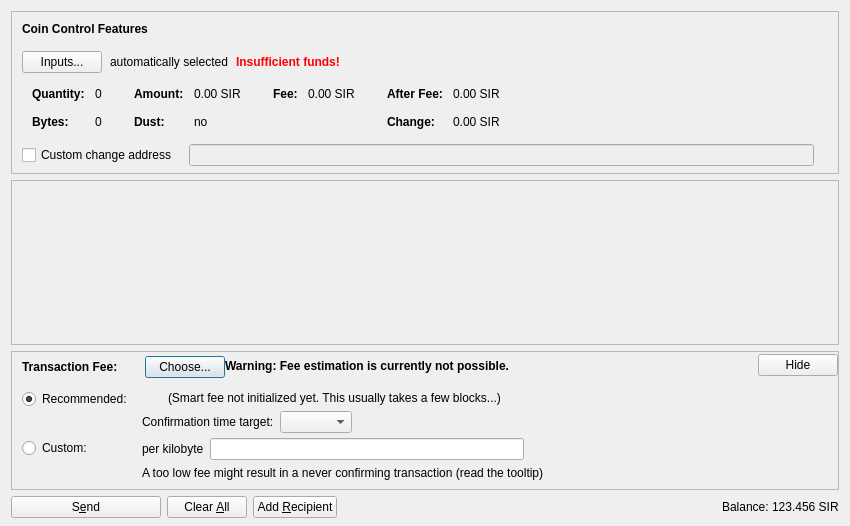
<?xml version="1.0" encoding="UTF-8"?>
<ui version="4.0">
 <class>SendCoinsDialog</class>
 <widget class="QDialog" name="SendCoinsDialog">
  <property name="geometry">
   <rect>
    <x>0</x>
    <y>0</y>
    <width>850</width>
    <height>526</height>
   </rect>
  </property>
  <property name="windowTitle">
   <string>Send Coins</string>
  </property>
  <layout class="QVBoxLayout" name="verticalLayout" stretch="0,1,0,0">
   <property name="bottomMargin">
    <number>8</number>
   </property>
   <item>
    <widget class="QFrame" name="frameCoinControl">
     <property name="sizePolicy">
      <sizepolicy hsizetype="Expanding" vsizetype="Expanding">
       <horstretch>0</horstretch>
       <verstretch>0</verstretch>
      </sizepolicy>
     </property>
     <property name="maximumSize">
      <size>
       <width>16777215</width>
       <height>16777215</height>
      </size>
     </property>
     <property name="frameShape">
      <enum>QFrame::StyledPanel</enum>
     </property>
     <property name="frameShadow">
      <enum>QFrame::Sunken</enum>
     </property>
     <layout class="QVBoxLayout" name="verticalLayoutCoinControl2">
      <property name="spacing">
       <number>0</number>
      </property>
      <property name="leftMargin">
       <number>0</number>
      </property>
      <property name="topMargin">
       <number>0</number>
      </property>
      <property name="rightMargin">
       <number>0</number>
      </property>
      <property name="bottomMargin">
       <number>6</number>
      </property>
      <item>
       <layout class="QVBoxLayout" name="verticalLayoutCoinControl" stretch="0,0,0,0,1">
        <property name="spacing">
         <number>0</number>
        </property>
        <property name="leftMargin">
         <number>10</number>
        </property>
        <property name="topMargin">
         <number>10</number>
        </property>
        <item>
         <layout class="QHBoxLayout" name="horizontalLayoutCoinControl1">
          <property name="bottomMargin">
           <number>15</number>
          </property>
          <item>
           <widget class="QLabel" name="labelCoinControlFeatures">
            <property name="sizePolicy">
             <sizepolicy hsizetype="Preferred" vsizetype="Maximum">
              <horstretch>0</horstretch>
              <verstretch>0</verstretch>
             </sizepolicy>
            </property>
            <property name="font">
             <font>
              <weight>75</weight>
              <bold>true</bold>
             </font>
            </property>
            <property name="styleSheet">
             <string notr="true">font-weight:bold;</string>
            </property>
            <property name="text">
             <string>Coin Control Features</string>
            </property>
           </widget>
          </item>
         </layout>
        </item>
        <item>
         <layout class="QHBoxLayout" name="horizontalLayoutCoinControl2" stretch="0,0,0,0">
          <property name="spacing">
           <number>8</number>
          </property>
          <property name="bottomMargin">
           <number>10</number>
          </property>
          <item>
           <widget class="QPushButton" name="pushButtonCoinControl">
            <property name="styleSheet">
             <string notr="true"/>
            </property>
            <property name="text">
             <string>Inputs...</string>
            </property>
            <property name="autoDefault">
             <bool>false</bool>
            </property>
           </widget>
          </item>
          <item>
           <widget class="QLabel" name="labelCoinControlAutomaticallySelected">
            <property name="text">
             <string>automatically selected</string>
            </property>
            <property name="margin">
             <number>5</number>
            </property>
           </widget>
          </item>
          <item>
           <widget class="QLabel" name="labelCoinControlInsuffFunds">
            <property name="font">
             <font>
              <weight>75</weight>
              <bold>true</bold>
             </font>
            </property>
            <property name="styleSheet">
             <string notr="true">color:red;font-weight:bold;</string>
            </property>
            <property name="text">
             <string>Insufficient funds!</string>
            </property>
            <property name="margin">
             <number>5</number>
            </property>
           </widget>
          </item>
          <item>
           <spacer name="horizontalSpacerCoinControl">
            <property name="orientation">
             <enum>Qt::Horizontal</enum>
            </property>
            <property name="sizeHint" stdset="0">
             <size>
              <width>40</width>
              <height>1</height>
             </size>
            </property>
           </spacer>
          </item>
         </layout>
        </item>
        <item>
         <widget class="QWidget" name="widgetCoinControl" native="true">
          <property name="sizePolicy">
           <sizepolicy hsizetype="Preferred" vsizetype="Preferred">
            <horstretch>0</horstretch>
            <verstretch>0</verstretch>
           </sizepolicy>
          </property>
          <property name="minimumSize">
           <size>
            <width>0</width>
            <height>0</height>
           </size>
          </property>
          <property name="styleSheet">
           <string notr="true"/>
          </property>
          <layout class="QHBoxLayout" name="horizontalLayoutCoinControl5">
           <property name="leftMargin">
            <number>0</number>
           </property>
           <property name="topMargin">
            <number>0</number>
           </property>
           <property name="rightMargin">
            <number>0</number>
           </property>
           <property name="bottomMargin">
            <number>0</number>
           </property>
           <item>
            <layout class="QHBoxLayout" name="horizontalLayoutCoinControl3" stretch="0,0,0,1">
             <property name="spacing">
              <number>20</number>
             </property>
             <property name="topMargin">
              <number>0</number>
             </property>
             <property name="bottomMargin">
              <number>10</number>
             </property>
             <item>
              <layout class="QFormLayout" name="formLayoutCoinControl1">
               <property name="horizontalSpacing">
                <number>10</number>
               </property>
               <property name="verticalSpacing">
                <number>14</number>
               </property>
               <property name="leftMargin">
                <number>10</number>
               </property>
               <property name="topMargin">
                <number>4</number>
               </property>
               <property name="rightMargin">
                <number>6</number>
               </property>
               <item row="0" column="0">
                <widget class="QLabel" name="labelCoinControlQuantityText">
                 <property name="font">
                  <font>
                   <weight>75</weight>
                   <bold>true</bold>
                  </font>
                 </property>
                 <property name="text">
                  <string>Quantity:</string>
                 </property>
                 <property name="margin">
                  <number>0</number>
                 </property>
                </widget>
               </item>
               <item row="0" column="1">
                <widget class="QLabel" name="labelCoinControlQuantity">
                 <property name="cursor">
                  <cursorShape>IBeamCursor</cursorShape>
                 </property>
                 <property name="contextMenuPolicy">
                  <enum>Qt::ActionsContextMenu</enum>
                 </property>
                 <property name="text">
                  <string notr="true">0</string>
                 </property>
                 <property name="margin">
                  <number>0</number>
                 </property>
                 <property name="textInteractionFlags">
                  <set>Qt::LinksAccessibleByMouse|Qt::TextSelectableByKeyboard|Qt::TextSelectableByMouse</set>
                 </property>
                </widget>
               </item>
               <item row="1" column="0">
                <widget class="QLabel" name="labelCoinControlBytesText">
                 <property name="font">
                  <font>
                   <weight>75</weight>
                   <bold>true</bold>
                  </font>
                 </property>
                 <property name="text">
                  <string>Bytes:</string>
                 </property>
                </widget>
               </item>
               <item row="1" column="1">
                <widget class="QLabel" name="labelCoinControlBytes">
                 <property name="cursor">
                  <cursorShape>IBeamCursor</cursorShape>
                 </property>
                 <property name="contextMenuPolicy">
                  <enum>Qt::ActionsContextMenu</enum>
                 </property>
                 <property name="text">
                  <string notr="true">0</string>
                 </property>
                 <property name="textInteractionFlags">
                  <set>Qt::LinksAccessibleByMouse|Qt::TextSelectableByKeyboard|Qt::TextSelectableByMouse</set>
                 </property>
                </widget>
               </item>
              </layout>
             </item>
             <item>
              <layout class="QFormLayout" name="formLayoutCoinControl2">
               <property name="horizontalSpacing">
                <number>10</number>
               </property>
               <property name="verticalSpacing">
                <number>14</number>
               </property>
               <property name="leftMargin">
                <number>6</number>
               </property>
               <property name="topMargin">
                <number>4</number>
               </property>
               <property name="rightMargin">
                <number>6</number>
               </property>
               <item row="0" column="0">
                <widget class="QLabel" name="labelCoinControlAmountText">
                 <property name="font">
                  <font>
                   <weight>75</weight>
                   <bold>true</bold>
                  </font>
                 </property>
                 <property name="text">
                  <string>Amount:</string>
                 </property>
                 <property name="margin">
                  <number>0</number>
                 </property>
                </widget>
               </item>
               <item row="0" column="1">
                <widget class="QLabel" name="labelCoinControlAmount">
                 <property name="cursor">
                  <cursorShape>IBeamCursor</cursorShape>
                 </property>
                 <property name="contextMenuPolicy">
                  <enum>Qt::ActionsContextMenu</enum>
                 </property>
                 <property name="text">
                  <string notr="true">0.00 SIR</string>
                 </property>
                 <property name="textInteractionFlags">
                  <set>Qt::LinksAccessibleByMouse|Qt::TextSelectableByKeyboard|Qt::TextSelectableByMouse</set>
                 </property>
                </widget>
               </item>
               <item row="1" column="0">
                <widget class="QLabel" name="labelCoinControlLowOutputText">
                 <property name="font">
                  <font>
                   <weight>75</weight>
                   <bold>true</bold>
                  </font>
                 </property>
                 <property name="text">
                  <string>Dust:</string>
                 </property>
                </widget>
               </item>
               <item row="1" column="1">
                <widget class="QLabel" name="labelCoinControlLowOutput">
                 <property name="cursor">
                  <cursorShape>IBeamCursor</cursorShape>
                 </property>
                 <property name="contextMenuPolicy">
                  <enum>Qt::ActionsContextMenu</enum>
                 </property>
                 <property name="text">
                  <string notr="true">no</string>
                 </property>
                 <property name="textInteractionFlags">
                  <set>Qt::LinksAccessibleByMouse|Qt::TextSelectableByKeyboard|Qt::TextSelectableByMouse</set>
                 </property>
                </widget>
               </item>
              </layout>
             </item>
             <item>
              <layout class="QFormLayout" name="formLayoutCoinControl3">
               <property name="horizontalSpacing">
                <number>10</number>
               </property>
               <property name="verticalSpacing">
                <number>14</number>
               </property>
               <property name="leftMargin">
                <number>6</number>
               </property>
               <property name="topMargin">
                <number>4</number>
               </property>
               <property name="rightMargin">
                <number>6</number>
               </property>
               <item row="0" column="0">
                <widget class="QLabel" name="labelCoinControlFeeText">
                 <property name="font">
                  <font>
                   <weight>75</weight>
                   <bold>true</bold>
                  </font>
                 </property>
                 <property name="text">
                  <string>Fee:</string>
                 </property>
                 <property name="margin">
                  <number>0</number>
                 </property>
                </widget>
               </item>
               <item row="0" column="1">
                <widget class="QLabel" name="labelCoinControlFee">
                 <property name="cursor">
                  <cursorShape>IBeamCursor</cursorShape>
                 </property>
                 <property name="contextMenuPolicy">
                  <enum>Qt::ActionsContextMenu</enum>
                 </property>
                 <property name="text">
                  <string notr="true">0.00 SIR</string>
                 </property>
                 <property name="textInteractionFlags">
                  <set>Qt::LinksAccessibleByMouse|Qt::TextSelectableByKeyboard|Qt::TextSelectableByMouse</set>
                 </property>
                </widget>
               </item>
              </layout>
             </item>
             <item>
              <layout class="QFormLayout" name="formLayoutCoinControl4">
               <property name="horizontalSpacing">
                <number>10</number>
               </property>
               <property name="verticalSpacing">
                <number>14</number>
               </property>
               <property name="leftMargin">
                <number>6</number>
               </property>
               <property name="topMargin">
                <number>4</number>
               </property>
               <property name="rightMargin">
                <number>6</number>
               </property>
               <item row="0" column="0">
                <widget class="QLabel" name="labelCoinControlAfterFeeText">
                 <property name="font">
                  <font>
                   <weight>75</weight>
                   <bold>true</bold>
                  </font>
                 </property>
                 <property name="text">
                  <string>After Fee:</string>
                 </property>
                 <property name="margin">
                  <number>0</number>
                 </property>
                </widget>
               </item>
               <item row="0" column="1">
                <widget class="QLabel" name="labelCoinControlAfterFee">
                 <property name="cursor">
                  <cursorShape>IBeamCursor</cursorShape>
                 </property>
                 <property name="contextMenuPolicy">
                  <enum>Qt::ActionsContextMenu</enum>
                 </property>
                 <property name="text">
                  <string notr="true">0.00 SIR</string>
                 </property>
                 <property name="textInteractionFlags">
                  <set>Qt::LinksAccessibleByMouse|Qt::TextSelectableByKeyboard|Qt::TextSelectableByMouse</set>
                 </property>
                </widget>
               </item>
               <item row="1" column="0">
                <widget class="QLabel" name="labelCoinControlChangeText">
                 <property name="font">
                  <font>
                   <weight>75</weight>
                   <bold>true</bold>
                  </font>
                 </property>
                 <property name="text">
                  <string>Change:</string>
                 </property>
                </widget>
               </item>
               <item row="1" column="1">
                <widget class="QLabel" name="labelCoinControlChange">
                 <property name="cursor">
                  <cursorShape>IBeamCursor</cursorShape>
                 </property>
                 <property name="contextMenuPolicy">
                  <enum>Qt::ActionsContextMenu</enum>
                 </property>
                 <property name="text">
                  <string notr="true">0.00 SIR</string>
                 </property>
                 <property name="textInteractionFlags">
                  <set>Qt::LinksAccessibleByMouse|Qt::TextSelectableByKeyboard|Qt::TextSelectableByMouse</set>
                 </property>
                </widget>
               </item>
              </layout>
             </item>
            </layout>
           </item>
          </layout>
         </widget>
        </item>
        <item>
         <layout class="QHBoxLayout" name="horizontalLayoutCoinControl4" stretch="0,0,0">
          <property name="spacing">
           <number>12</number>
          </property>
          <property name="sizeConstraint">
           <enum>QLayout::SetDefaultConstraint</enum>
          </property>
          <property name="topMargin">
           <number>5</number>
          </property>
          <property name="rightMargin">
           <number>5</number>
          </property>
          <item>
           <widget class="QCheckBox" name="checkBoxCoinControlChange">
            <property name="toolTip">
             <string>If this is activated, but the change address is empty or invalid, change will be sent to a newly generated address.</string>
            </property>
            <property name="text">
             <string>Custom change address</string>
            </property>
           </widget>
          </item>
          <item>
           <widget class="QValidatedLineEdit" name="lineEditCoinControlChange">
            <property name="enabled">
             <bool>false</bool>
            </property>
            <property name="sizePolicy">
             <sizepolicy hsizetype="Expanding" vsizetype="Fixed">
              <horstretch>0</horstretch>
              <verstretch>0</verstretch>
             </sizepolicy>
            </property>
           </widget>
          </item>
          <item>
           <widget class="QLabel" name="labelCoinControlChangeLabel">
            <property name="sizePolicy">
             <sizepolicy hsizetype="Preferred" vsizetype="Expanding">
              <horstretch>0</horstretch>
              <verstretch>0</verstretch>
             </sizepolicy>
            </property>
            <property name="minimumSize">
             <size>
              <width>0</width>
              <height>0</height>
             </size>
            </property>
            <property name="text">
             <string/>
            </property>
            <property name="margin">
             <number>3</number>
            </property>
           </widget>
          </item>
         </layout>
        </item>
        <item>
         <spacer name="verticalSpacerCoinControl">
          <property name="orientation">
           <enum>Qt::Vertical</enum>
          </property>
          <property name="sizeHint" stdset="0">
           <size>
            <width>800</width>
            <height>1</height>
           </size>
          </property>
         </spacer>
        </item>
       </layout>
      </item>
     </layout>
    </widget>
   </item>
   <item>
    <widget class="QScrollArea" name="scrollArea">
     <property name="widgetResizable">
      <bool>true</bool>
     </property>
     <widget class="QWidget" name="scrollAreaWidgetContents">
      <property name="geometry">
       <rect>
        <x>0</x>
        <y>0</y>
        <width>830</width>
        <height>104</height>
       </rect>
      </property>
      <layout class="QVBoxLayout" name="verticalLayout_2" stretch="0,1">
       <property name="leftMargin">
        <number>0</number>
       </property>
       <property name="topMargin">
        <number>0</number>
       </property>
       <property name="rightMargin">
        <number>0</number>
       </property>
       <property name="bottomMargin">
        <number>0</number>
       </property>
       <item>
        <layout class="QVBoxLayout" name="entries">
         <property name="spacing">
          <number>6</number>
         </property>
        </layout>
       </item>
       <item>
        <spacer name="verticalSpacer">
         <property name="orientation">
          <enum>Qt::Vertical</enum>
         </property>
         <property name="sizeHint" stdset="0">
          <size>
           <width>20</width>
           <height>40</height>
          </size>
         </property>
        </spacer>
       </item>
      </layout>
     </widget>
    </widget>
   </item>
   <item>
    <widget class="QFrame" name="frameFee">
     <property name="sizePolicy">
      <sizepolicy hsizetype="Expanding" vsizetype="Expanding">
       <horstretch>0</horstretch>
       <verstretch>0</verstretch>
      </sizepolicy>
     </property>
     <property name="maximumSize">
      <size>
       <width>16777215</width>
       <height>16777215</height>
      </size>
     </property>
     <property name="frameShape">
      <enum>QFrame::StyledPanel</enum>
     </property>
     <property name="frameShadow">
      <enum>QFrame::Sunken</enum>
     </property>
     <layout class="QVBoxLayout" name="verticalLayoutFee1">
      <property name="spacing">
       <number>0</number>
      </property>
      <property name="leftMargin">
       <number>0</number>
      </property>
      <property name="topMargin">
       <number>0</number>
      </property>
      <property name="rightMargin">
       <number>0</number>
      </property>
      <property name="bottomMargin">
       <number>0</number>
      </property>
      <item>
       <layout class="QVBoxLayout" name="verticalLayoutFee2" stretch="0,0,0">
        <property name="spacing">
         <number>0</number>
        </property>
        <property name="leftMargin">
         <number>10</number>
        </property>
        <property name="topMargin">
         <number>0</number>
        </property>
        <item>
         <layout class="QHBoxLayout" name="horizontalLayoutFee1">
          <property name="bottomMargin">
           <number>0</number>
          </property>
          <item>
           <layout class="QVBoxLayout" name="verticalLayoutFee7">
            <property name="spacing">
             <number>0</number>
            </property>
            <item>
             <spacer name="verticalSpacerSmartFee">
              <property name="orientation">
               <enum>Qt::Vertical</enum>
              </property>
              <property name="sizeType">
               <enum>QSizePolicy::Fixed</enum>
              </property>
              <property name="sizeHint" stdset="0">
               <size>
                <width>1</width>
                <height>4</height>
               </size>
              </property>
             </spacer>
            </item>
            <item>
             <layout class="QHBoxLayout" name="horizontalLayoutSmartFee">
              <property name="spacing">
               <number>10</number>
              </property>
              <item>
               <widget class="QLabel" name="labelFeeHeadline">
                <property name="sizePolicy">
                 <sizepolicy hsizetype="Preferred" vsizetype="Maximum">
                  <horstretch>0</horstretch>
                  <verstretch>0</verstretch>
                 </sizepolicy>
                </property>
                <property name="font">
                 <font>
                  <weight>75</weight>
                  <bold>true</bold>
                 </font>
                </property>
                <property name="styleSheet">
                 <string notr="true">font-weight:bold;</string>
                </property>
                <property name="text">
                 <string>Transaction Fee:</string>
                </property>
               </widget>
              </item>
              <item>
               <widget class="QLabel" name="labelFeeMinimized">
                <property name="text">
                 <string/>
                </property>
               </widget>
              </item>
              <item>
               <widget class="QPushButton" name="buttonChooseFee">
                <property name="text">
                 <string>Choose...</string>
                </property>
               </widget>
              </item>
             </layout>
            </item>
            <item>
             <spacer name="verticalSpacer_5">
              <property name="orientation">
               <enum>Qt::Vertical</enum>
              </property>
              <property name="sizeHint" stdset="0">
               <size>
                <width>1</width>
                <height>1</height>
               </size>
              </property>
             </spacer>
            </item>
           </layout>
          </item>
          <item>
           <widget class="QLabel" name="fallbackFeeWarningLabel">
            <property name="toolTip">
             <string>Using the fallbackfee can result in sending a transaction that will take several hours or days (or never) to confirm. Consider choosing your fee manually or wait until you have validated the complete chain.</string>
            </property>
            <property name="font">
            <font>
                <weight>75</weight>
                <bold>true</bold>
            </font>
            </property>
            <property name="text">
             <string>Warning: Fee estimation is currently not possible.</string>
            </property>
            <property name="wordWrap">
             <bool>false</bool>
            </property>
           </widget>
          </item>
          <item>
           <spacer name="horizontalSpacer_4">
            <property name="orientation">
             <enum>Qt::Horizontal</enum>
            </property>
            <property name="sizeType">
             <enum>QSizePolicy::MinimumExpanding</enum>
            </property>
            <property name="sizeHint" stdset="0">
             <size>
              <width>40</width>
              <height>20</height>
             </size>
            </property>
           </spacer>
          </item>
          <item>
           <widget class="QPushButton" name="buttonMinimizeFee">
            <property name="toolTip">
             <string>collapse fee-settings</string>
            </property>
            <property name="text">
             <string>Hide</string>
            </property>
           </widget>
          </item>
         </layout>
        </item>
        <item>
         <widget class="QFrame" name="frameFeeSelection">
          <layout class="QVBoxLayout" name="verticalLayoutFee12">
           <property name="spacing">
            <number>0</number>
           </property>
           <property name="leftMargin">
            <number>0</number>
           </property>
           <property name="topMargin">
            <number>0</number>
           </property>
           <property name="rightMargin">
            <number>0</number>
           </property>
           <property name="bottomMargin">
            <number>0</number>
           </property>
           <item>
            <layout class="QGridLayout" name="gridLayoutFee">
             <property name="topMargin">
              <number>10</number>
             </property>
             <property name="bottomMargin">
              <number>4</number>
             </property>
             <property name="horizontalSpacing">
              <number>10</number>
             </property>
             <property name="verticalSpacing">
              <number>4</number>
             </property>
             <item row="1" column="1">
              <layout class="QVBoxLayout" name="verticalLayoutFee8">
               <property name="spacing">
                <number>6</number>
               </property>
               <item>
                <layout class="QHBoxLayout" name="horizontalLayoutFee13">
                 <item>
                  <widget class="QLabel" name="labelCustomPerKilobyte">
                   <property name="toolTip">
                    <string>Specify a custom fee per kB (1,000 bytes) of the transaction's virtual size.

Note:  Since the fee is calculated on a per-byte basis, a fee of "100 satoshis per kB" for a transaction size of 500 bytes (half of 1 kB) would ultimately yield a fee of only 50 satoshis.</string>
                   </property>
                   <property name="text">
                    <string>per kilobyte</string>
                   </property>
                  </widget>
                 </item>
                 <item>
                  <widget class="BitcoinAmountField" name="customFee"/>
                 </item>
                 <item>
                  <spacer name="horizontalSpacer_6">
                   <property name="orientation">
                    <enum>Qt::Horizontal</enum>
                   </property>
                   <property name="sizeHint" stdset="0">
                    <size>
                     <width>1</width>
                     <height>1</height>
                    </size>
                   </property>
                  </spacer>
                 </item>
                </layout>
               </item>
               <item>
                <layout class="QHBoxLayout" name="horizontalLayoutFee8">
                 <item>
                  <widget class="QLabel" name="labelCustomFeeWarning">
                   <property name="enabled">
                    <bool>true</bool>
                   </property>
                   <property name="toolTip">
                    <string>When there is less transaction volume than space in the blocks, miners as well as relaying nodes may enforce a minimum fee. Paying only this minimum fee is just fine, but be aware that this can result in a never confirming transaction once there is more demand for sircoin transactions than the network can process.</string>
                   </property>
                   <property name="text">
                    <string>A too low fee might result in a never confirming transaction (read the tooltip)</string>
                   </property>
                  </widget>
                 </item>
                 <item>
                  <spacer name="horizontalSpacer_2">
                   <property name="orientation">
                    <enum>Qt::Horizontal</enum>
                   </property>
                   <property name="sizeHint" stdset="0">
                    <size>
                     <width>1</width>
                     <height>1</height>
                    </size>
                   </property>
                  </spacer>
                 </item>
                </layout>
               </item>
              </layout>
             </item>
             <item row="0" column="0">
              <layout class="QVBoxLayout" name="verticalLayoutFee4" stretch="0,1">
               <item>
                <widget class="QRadioButton" name="radioSmartFee">
                 <property name="text">
                  <string>Recommended:</string>
                 </property>
                 <property name="checked">
                  <bool>true</bool>
                 </property>
                 <attribute name="buttonGroup">
                  <string notr="true">groupFee</string>
                 </attribute>
                </widget>
               </item>
               <item>
                <spacer name="verticalSpacer_2">
                 <property name="orientation">
                  <enum>Qt::Vertical</enum>
                 </property>
                 <property name="sizeHint" stdset="0">
                  <size>
                   <width>1</width>
                   <height>1</height>
                  </size>
                 </property>
                </spacer>
               </item>
              </layout>
             </item>
             <item row="1" column="0">
              <layout class="QVBoxLayout" name="verticalLayoutFee9" stretch="0,1">
               <item>
                <widget class="QRadioButton" name="radioCustomFee">
                 <property name="text">
                  <string>Custom:</string>
                 </property>
                 <attribute name="buttonGroup">
                  <string notr="true">groupFee</string>
                 </attribute>
                </widget>
               </item>
               <item>
                <spacer name="verticalSpacer_6">
                 <property name="orientation">
                  <enum>Qt::Vertical</enum>
                 </property>
                 <property name="sizeHint" stdset="0">
                  <size>
                   <width>1</width>
                   <height>1</height>
                  </size>
                 </property>
                </spacer>
               </item>
              </layout>
             </item>
             <item row="0" column="1">
              <layout class="QVBoxLayout" name="verticalLayoutFee3" stretch="0,0,1">
               <property name="spacing">
                <number>6</number>
               </property>
               <property name="topMargin">
                <number>2</number>
               </property>
               <item>
                <layout class="QHBoxLayout" name="horizontalLayoutFee12">
                 <item>
                  <widget class="QLabel" name="labelSmartFee">
                   <property name="text">
                    <string/>
                   </property>
                  </widget>
                 </item>
                 <item>
                  <widget class="QLabel" name="labelFeeEstimation">
                   <property name="text">
                    <string/>
                   </property>
                  </widget>
                 </item>
                 <item>
                  <widget class="QLabel" name="labelSmartFee2">
                   <property name="text">
                    <string>(Smart fee not initialized yet. This usually takes a few blocks...)</string>
                   </property>
                  </widget>
                 </item>
                 <item>
                  <spacer name="horizontalSpacer_5">
                   <property name="orientation">
                    <enum>Qt::Horizontal</enum>
                   </property>
                   <property name="sizeHint" stdset="0">
                    <size>
                     <width>1</width>
                     <height>1</height>
                    </size>
                   </property>
                  </spacer>
                 </item>
                </layout>
               </item>
               <item>
                <layout class="QHBoxLayout" name="horizontalLayoutFee9">
                 <item>
                  <layout class="QVBoxLayout" name="verticalLayoutFee6">
                   <item>
                    <widget class="QLabel" name="labelSmartFee3">
                     <property name="text">
                      <string>Confirmation time target:</string>
                     </property>
                    </widget>
                   </item>
                  </layout>
                 </item>
                 <item>
                  <layout class="QVBoxLayout" name="verticalLayoutFee5">
                   <property name="rightMargin">
                    <number>30</number>
                   </property>
                   <item>
                    <layout class="QHBoxLayout" name="horizontalLayoutConfTarget">
                     <property name="bottomMargin">
                      <number>0</number>
                     </property>
                     <item>
                      <widget class="QComboBox" name="confTargetSelector"/>
                     </item>
                     <item>
                      <spacer name="horizontalSpacerConfTarget">
                       <property name="orientation">
                        <enum>Qt::Horizontal</enum>
                       </property>
                       <property name="sizeHint" stdset="0">
                        <size>
                         <width>40</width>
                         <height>20</height>
                        </size>
                       </property>
                      </spacer>
                     </item>
                    </layout>
                   </item>
                  </layout>
                 </item>
                </layout>
               </item>
               <item>
                <spacer name="verticalSpacer_4">
                 <property name="orientation">
                  <enum>Qt::Vertical</enum>
                 </property>
                 <property name="sizeHint" stdset="0">
                  <size>
                   <width>1</width>
                   <height>1</height>
                  </size>
                 </property>
                </spacer>
               </item>
              </layout>
             </item>
            </layout>
           </item>
          </layout>
         </widget>
        </item>
        <item>
         <spacer name="verticalSpacerFee">
          <property name="orientation">
           <enum>Qt::Vertical</enum>
          </property>
          <property name="sizeHint" stdset="0">
           <size>
            <width>40</width>
            <height>5</height>
           </size>
          </property>
         </spacer>
        </item>
       </layout>
      </item>
     </layout>
    </widget>
   </item>
   <item>
    <layout class="QHBoxLayout" name="horizontalLayout">
     <item>
      <widget class="QPushButton" name="sendButton">
       <property name="minimumSize">
        <size>
         <width>150</width>
         <height>0</height>
        </size>
       </property>
       <property name="toolTip">
        <string>Confirm the send action</string>
       </property>
       <property name="text">
        <string>S&amp;end</string>
       </property>
       <property name="icon">
        <iconset resource="../bitcoin.qrc">
         <normaloff>:/icons/send</normaloff>:/icons/send</iconset>
       </property>
       <property name="autoDefault">
        <bool>false</bool>
       </property>
       <property name="default">
        <bool>false</bool>
       </property>
      </widget>
     </item>
     <item>
      <widget class="QPushButton" name="clearButton">
       <property name="sizePolicy">
        <sizepolicy hsizetype="Minimum" vsizetype="Fixed">
         <horstretch>0</horstretch>
         <verstretch>0</verstretch>
        </sizepolicy>
       </property>
       <property name="toolTip">
        <string>Clear all fields of the form.</string>
       </property>
       <property name="text">
        <string>Clear &amp;All</string>
       </property>
       <property name="icon">
        <iconset resource="../bitcoin.qrc">
         <normaloff>:/icons/remove</normaloff>:/icons/remove</iconset>
       </property>
       <property name="autoDefault">
        <bool>false</bool>
       </property>
      </widget>
     </item>
     <item>
      <widget class="QPushButton" name="addButton">
       <property name="toolTip">
        <string>Send to multiple recipients at once</string>
       </property>
       <property name="text">
        <string>Add &amp;Recipient</string>
       </property>
       <property name="icon">
        <iconset resource="../bitcoin.qrc">
         <normaloff>:/icons/add</normaloff>:/icons/add</iconset>
       </property>
       <property name="autoDefault">
        <bool>false</bool>
       </property>
      </widget>
     </item>
     <item>
      <spacer name="horizontalSpacer">
       <property name="orientation">
        <enum>Qt::Horizontal</enum>
       </property>
       <property name="sizeHint" stdset="0">
        <size>
         <width>40</width>
         <height>20</height>
        </size>
       </property>
      </spacer>
     </item>
     <item>
      <layout class="QHBoxLayout" name="horizontalLayout_2">
       <property name="spacing">
        <number>3</number>
       </property>
       <item>
        <widget class="QLabel" name="label">
         <property name="sizePolicy">
          <sizepolicy hsizetype="Preferred" vsizetype="Fixed">
           <horstretch>0</horstretch>
           <verstretch>0</verstretch>
          </sizepolicy>
         </property>
         <property name="text">
          <string>Balance:</string>
         </property>
        </widget>
       </item>
       <item>
        <widget class="QLabel" name="labelBalance">
         <property name="sizePolicy">
          <sizepolicy hsizetype="Preferred" vsizetype="Fixed">
           <horstretch>0</horstretch>
           <verstretch>0</verstretch>
          </sizepolicy>
         </property>
         <property name="cursor">
          <cursorShape>IBeamCursor</cursorShape>
         </property>
         <property name="text">
          <string notr="true">123.456 SIR</string>
         </property>
         <property name="textInteractionFlags">
          <set>Qt::LinksAccessibleByMouse|Qt::TextSelectableByKeyboard|Qt::TextSelectableByMouse</set>
         </property>
        </widget>
       </item>
      </layout>
     </item>
    </layout>
   </item>
  </layout>
 </widget>
 <customwidgets>
  <customwidget>
   <class>QValidatedLineEdit</class>
   <extends>QLineEdit</extends>
   <header>qt/qvalidatedlineedit.h</header>
  </customwidget>
  <customwidget>
   <class>BitcoinAmountField</class>
   <extends>QLineEdit</extends>
   <header>qt/bitcoinamountfield.h</header>
   <container>1</container>
  </customwidget>
 </customwidgets>
 <resources>
  <include location="../bitcoin.qrc"/>
 </resources>
 <connections/>
 <buttongroups>
  <buttongroup name="groupFee"/>
 </buttongroups>
</ui>
